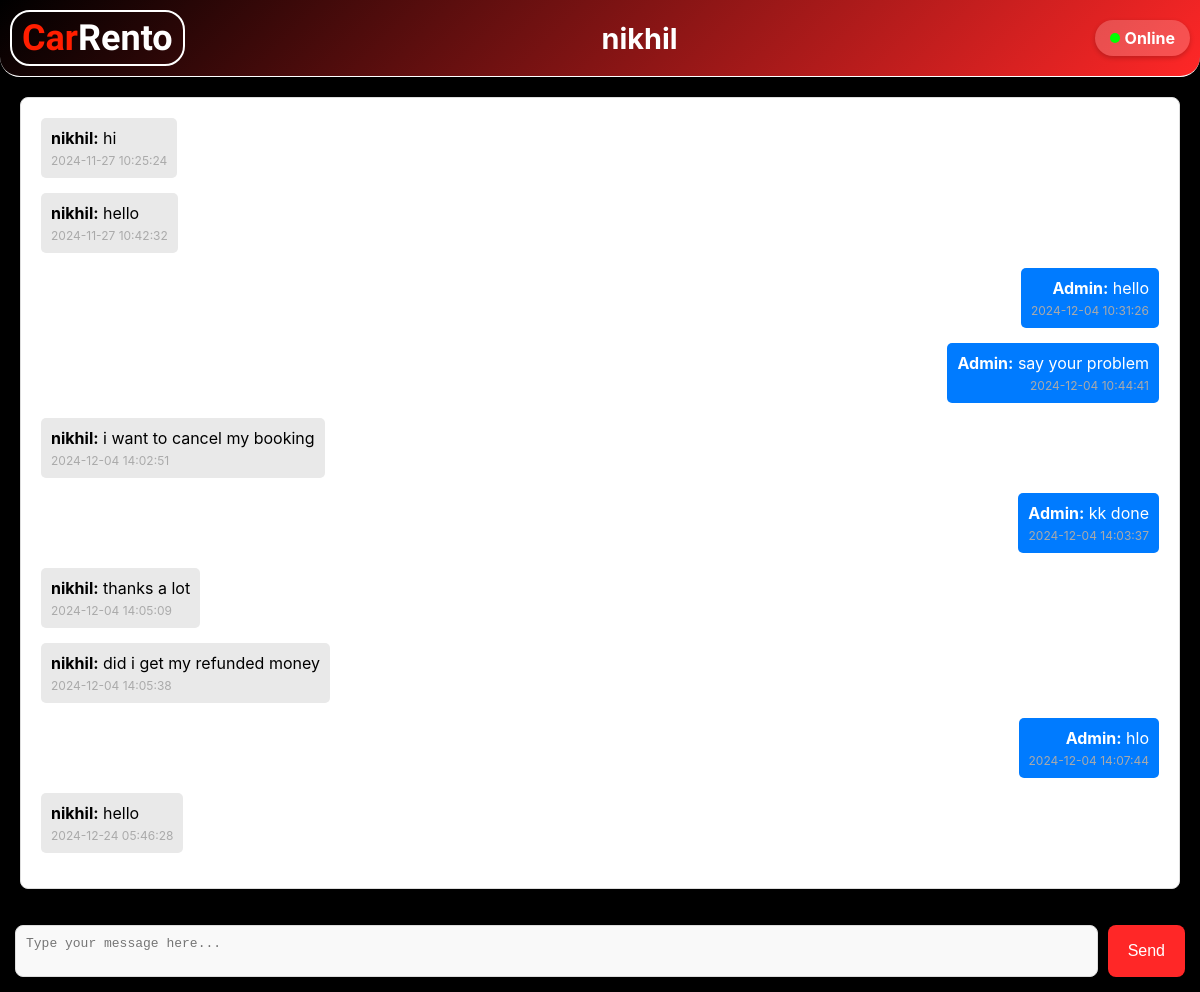
The page /chat_admin.php?user=1 (signed in) on the database its author committed.
### tables this page shows
CREATE TABLE `users` (
  `id` int(11) NOT NULL,
  `name` varchar(255) DEFAULT NULL,
  `email` varchar(255) DEFAULT NULL,
  `password` varchar(255) DEFAULT NULL,
  `usertype` varchar(50) DEFAULT NULL,
  `phone` varchar(20) DEFAULT NULL,
  `dob` date DEFAULT NULL,
  `gender` varchar(10) DEFAULT NULL,
  `address_type` varchar(50) DEFAULT NULL,
  `pincode` varchar(10) DEFAULT NULL,
  `address` text DEFAULT NULL,
  `license_no` varchar(255) DEFAULT NULL,
  `license` varchar(255) DEFAULT NULL,
  `createdon` timestamp NOT NULL DEFAULT current_timestamp(),
  `aadhaar` varchar(12) NOT NULL,
  `aadhaar_doc` varchar(255) DEFAULT NULL
);

CREATE TABLE `message` (
  `id` int(11) NOT NULL,
  `sender` varchar(255) NOT NULL,
  `receiver` varchar(255) NOT NULL,
  `message` text NOT NULL,
  `timestamp` timestamp NOT NULL DEFAULT current_timestamp(),
  `user_id` int(11) NOT NULL,
  `is_read` tinyint(1) DEFAULT 0,
  `content` text NOT NULL
);

### chat_admin.php (the view, shortened to what this page needs)
<?php
include('config.php');
$userId = intval($_GET['user']);
$sqlUser = "SELECT name FROM users WHERE id = $userId";
$resultUser = $conn->query($sqlUser);
if ($resultUser && $rowUser = $resultUser->fetch_assoc()) {
    $userName = $rowUser['name'];
} else {
    die("User not found.");
}
$sqlMessages = "SELECT sender, message, timestamp
                FROM message
                WHERE user_id = $userId
                ORDER BY timestamp ASC";
$resultMessages = $conn->query($sqlMessages);
?>
<!DOCTYPE html>
<html lang="en">
<head>
</head>
<body>
    <div class="header">
        <div class="header-content">
            <div class="logo">Car<span>Rento</span></div>
            <div>
                <h1><?php echo htmlspecialchars($userName); ?></h1>
            </div>
            <div class="status-indicator">
                <span class="status-dot"></span> Online
            </div>
        </div>
    </div>
    <div class="chat-box">
        <?php if ($resultMessages->num_rows > 0): ?>
            <?php while ($row = $resultMessages->fetch_assoc()): ?>
                <div class="message <?php echo $row['sender'] == 'admin' ? 'sent' : 'received'; ?>">
                    <strong><?php echo htmlspecialchars($row['sender'] == 'admin' ? 'Admin' : $userName); ?>:</strong>
                    <?php echo htmlspecialchars($row['message']); ?>
                    <small><?php echo $row['timestamp']; ?></small>
                </div>
            <?php endwhile; ?>
        <?php else: ?>
            <p style="text-align: center; color: #aaa;">No messages yet.</p>
        <?php endif; ?>
    </div>
    <div class="input-container">
        <form method="POST" style="display: flex; width: 100%;">
            <textarea name="message" rows="2" placeholder="Type your message here..." required></textarea>
            <button type="submit" class="send-button">Send</button>
        </form>
    </div>
</body>
</html>

### chat_admin.php (style rules this page uses)
body { font-family: 'Inter', sans-serif; margin: 0; padding: 0; background-color: #000; display: flex; flex-direction: column; height: 100vh; }
.header { background: linear-gradient(135deg, #000, #ff2727); color: white; padding: 10px; display: flex; justify-content: center; align-items: center; border-bottom: 1px solid #fff; box-shadow: 0 4px 6px rgba(0, 0, 0, 0.2); border-bottom-left-radius: 20px; border-bottom-right-radius: 20px; position: relative; z-index: 1000; }
.header-content { display: flex; align-items: center; gap: 15px; max-width: 1200px; width: 100%; justify-content: space-between; }
.logo { font-family: 'italianno', sans-serif; font-size: 36px; color: #ff1e00; font-weight: bold; border: 2px solid white; padding: 5px 10px; border-radius: 20px; }
.logo span { font-family: 'italianno', sans-serif; font-size: 36px; color: #fff; font-weight: bold; }
h1 { margin: 0; font-size: 1.8em; font-weight: bold; }
.status-indicator { display: flex; align-items: center; font-size: 1em; background-color: rgba(255, 255, 255, 0.2); padding: 8px 15px; border-radius: 20px; box-shadow: 0 2px 5px rgba(0, 0, 0, 0.2); font-weight: bold; gap: 5px; }
.status-dot { width: 10px; height: 10px; background-color: #00ff00; border-radius: 50%; display: inline-block; }
.chat-box { flex-grow: 1; display: flex; flex-direction: column; padding: 20px; overflow-y: auto; background-color: #fff; border: 1px solid #ddd; border-radius: 8px; margin: 20px; box-shadow: 0 0 10px rgba(0, 0, 0, 0.1); }
.message { margin-bottom: 15px; padding: 10px; border-radius: 5px; background-color: #f1f1f1; max-width: 100%; word-wrap: break-word; display: inline-block; clear: both; }
.message strong { font-weight: bold; }
.message small { display: block; margin-top: 5px; font-size: 12px; color: #aaa; }
.message.sent { background-color: #007bff; color: white; text-align: right; margin-left: auto; max-width: 70%; }
.message.received { background-color: #e9e9e9; color: black; text-align: left; margin-right: auto; max-width: 70%; }
.input-container { display: flex; padding: 15px; background-color: #000; border-top: 1px solid #000; box-shadow: 0 -2px 5px rgba(0, 0, 0, 0.1); }
textarea { flex: 1; resize: none; border: 1px solid #ddd; border-radius: 8px; padding: 10px; font-size: 1em; background-color: #f9f9f9; outline: none; transition: border 0.3s; }
.send-button { margin-left: 10px; padding: 10px 20px; background-color: #ff2727; color: white; border: none; border-radius: 8px; cursor: pointer; font-size: 1em; transition: background-color 0.3s, transform 0.2s; }

### rows shown on the page
users: name "nikhil"
message: sender "nikhil", message "hi", timestamp "2024-11-27 10:25:24"
message: sender "nikhil", message "hello", timestamp "2024-11-27 10:42:32"
message: sender "Admin", message "hello", timestamp "2024-12-04 10:31:26"
message: sender "Admin", message "say your problem", timestamp "2024-12-04 10:44:41"
message: sender.name "nikhil", message "i want to cancel my booking", timestamp "2024-12-04 14:02:51"
message: sender "Admin", message "kk done", timestamp "2024-12-04 14:03:37"
message: sender.name "nikhil", message "thanks a lot", timestamp "2024-12-04 14:05:09"
message: sender.name "nikhil", message "did i get my refunded money", timestamp "2024-12-04 14:05:38"
message: sender "Admin", message "hlo", timestamp "2024-12-04 14:07:44"
message: sender.name "nikhil", message "hello", timestamp "2024-12-24 05:46:28"
